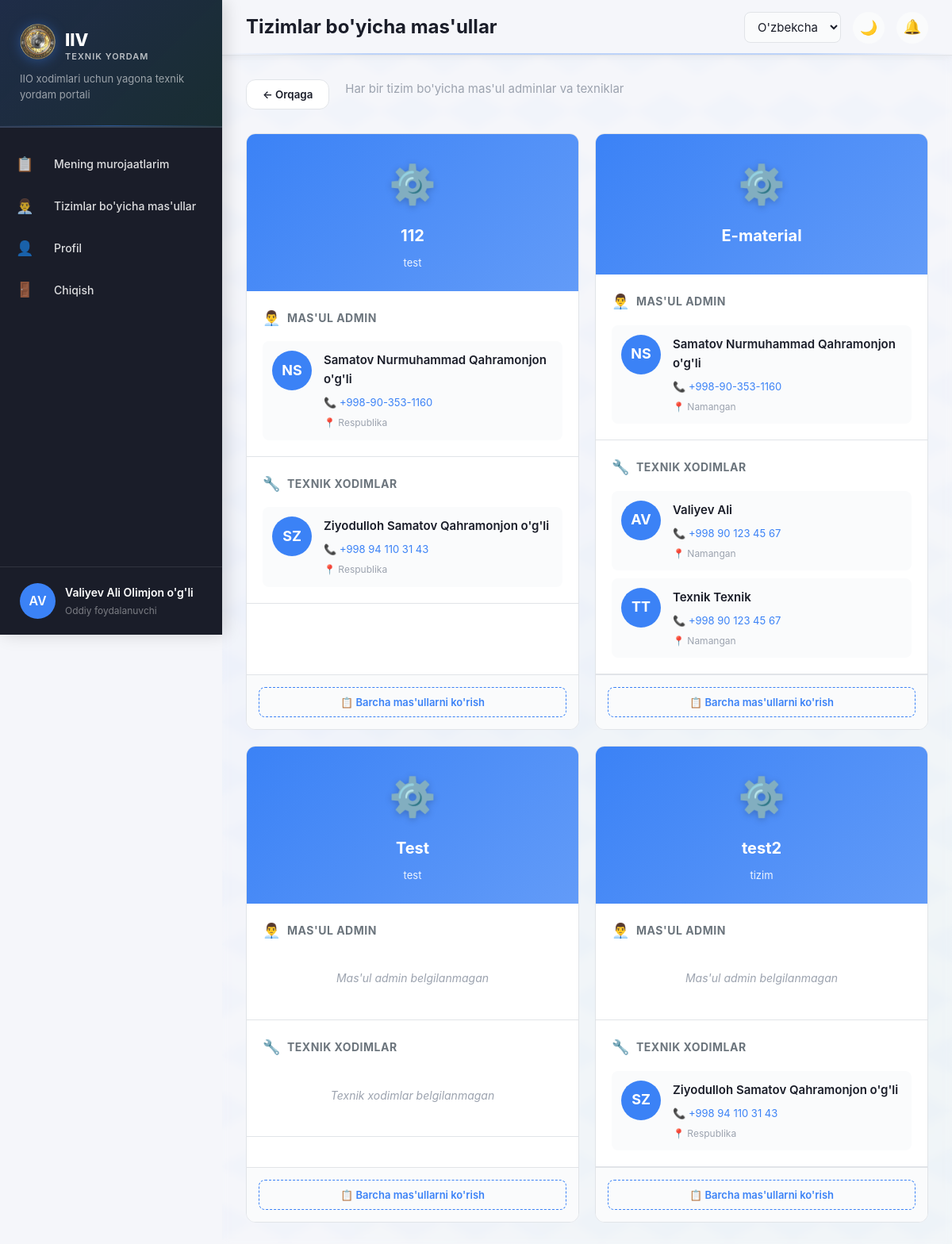
The app's page /tickets/system-responsibles/ (signed in) with its own data.
### accounts/models.py (models this page shows, shortened)
class User(AbstractUser):
    ROLE_CHOICES = [
        ('user', _('Oddiy foydalanuvchi')),
        ('technician', _('Texnik xodim')),
        ('admin', _('Admin')),
        ('superadmin', _('Bosh admin')),
    ]
    LANGUAGE_CHOICES = [
        ('uz', _("O'zbekcha (Lotin)")),
        ('uz-cy', _("Ўзбекча (Кирилл)")),
        ('ru', _('Русский')),
    ]
    last_name = models.CharField(max_length=150, verbose_name=_("Familiya"))
    first_name = models.CharField(max_length=150, verbose_name=_("Ism"))
    middle_name = models.CharField(max_length=150, blank=True, verbose_name=_("Sharif"))
    region = models.ForeignKey(
        Region,
        on_delete=models.SET_NULL,
        null=True,
        blank=True,
        verbose_name=_("Viloyat")
    )
    department = models.ForeignKey(
        Department,
        on_delete=models.SET_NULL,
        null=True,
        blank=True,
        verbose_name=_("Hududiy bo'lim")
    )
    position = models.CharField(max_length=200, blank=True, verbose_name=_("Lavozim"))
    phone = models.CharField(max_length=20, blank=True, verbose_name=_("Telefon"))
    role = models.CharField(
        max_length=20,
        choices=ROLE_CHOICES,
        default='user',
        verbose_name=_("Rol")
    )
    language = models.CharField(
        max_length=10,
        choices=LANGUAGE_CHOICES,
        default='uz',
        verbose_name=_("Til")
    )
    avatar = models.ImageField(
        upload_to='avatars/',
        blank=True,
        null=True,
        verbose_name=_("Avatar")
    )
    is_active = models.BooleanField(default=True, verbose_name=_("Aktiv"))
    created_at = models.DateTimeField(auto_now_add=True, verbose_name=_("Yaratilgan"))
    updated_at = models.DateTimeField(auto_now=True, verbose_name=_("O'zgartirilgan"))
    class Meta:
        verbose_name = _("Foydalanuvchi")
        verbose_name_plural = _("Foydalanuvchilar")
        ordering = ['-created_at']
    def get_full_name(self):
        parts = [self.last_name, self.first_name]
        if self.middle_name:
            parts.append(self.middle_name)
        return ' '.join(parts)
    def is_technician(self):
        return self.role == 'technician'
    def is_admin(self):
        return self.role in ['admin', 'superadmin']
    def is_superadmin(self):
        return self.role == 'superadmin'

class Region(models.Model):
    name = models.CharField(max_length=100, verbose_name=_("Viloyat nomi"))
    code = models.CharField(max_length=10, unique=True, verbose_name=_("Kod"))
    is_active = models.BooleanField(default=True, verbose_name=_("Faol"))
    class Meta:
        verbose_name = _("Viloyat")
        verbose_name_plural = _("Viloyatlar")
        ordering = ['name']

### systems/models.py (models this page shows, shortened)
class System(models.Model):
    name = models.CharField(max_length=200, unique=True, verbose_name=_("Tizim nomi"))
    description = models.TextField(blank=True, verbose_name=_("Ta'rif"))
    is_active = models.BooleanField(default=True, verbose_name=_("Faol"))
    created_at = models.DateTimeField(auto_now_add=True, verbose_name=_("Yaratilgan"))
    class Meta:
        verbose_name = _("Tizim")
        verbose_name_plural = _("Tizimlar")
        ordering = ['name']

class SystemResponsible(models.Model):
    ROLE_CHOICES = [
        ('admin', _('Admin')),
        ('technician', _('Texnik xodim')),
    ]
    system = models.ForeignKey(
        System,
        on_delete=models.CASCADE,
        related_name='responsibles',
        verbose_name=_("Tizim")
    )
    user = models.ForeignKey(
        User,
        on_delete=models.CASCADE,
        related_name='system_responsibilities',
        verbose_name=_("Xodim")
    )
    role_in_system = models.CharField(
        max_length=20,
        choices=ROLE_CHOICES,
        verbose_name=_("Rol")
    )
    region = models.ForeignKey(
        Region,
        on_delete=models.CASCADE,
        null=True,
        blank=True,
        related_name='system_responsibles',
        verbose_name=_("Viloyat"),
        help_text=_("Agar bo'sh bo'lsa - respublika miqyosida mas'ul")
    )
    is_default = models.BooleanField(
        default=False,
        verbose_name=_("Asosiy mas'ul"),
        help_text=_("Region bo'sh va is_default=True bo'lsa - respublika mas'uli")
    )
    created_at = models.DateTimeField(auto_now_add=True, verbose_name=_("Yaratilgan"))
    class Meta:
        verbose_name = _("Tizim mas'uli")
        verbose_name_plural = _("Tizim mas'ullari")
        unique_together = [['system', 'user', 'region']]
        ordering = ['system', 'region']

### tickets/views.py (the view)
# urls.py: path('system-responsibles/', views.system_responsibles_view, name='system_responsibles'),
@login_required
def system_responsibles_view(request):
    user_region = request.user.region
    systems = System.objects.filter(is_active=True)
    responsibles_data = []
    for system in systems:
        admin = SystemResponsible.objects.filter(
            system=system,
            region=user_region,
            role_in_system='admin'
        ).first()
        if not admin:
            admin = SystemResponsible.objects.filter(
                system=system,
                region__isnull=True,
                is_default=True,
                role_in_system='admin'
            ).first()
        technicians = SystemResponsible.objects.filter(
            system=system,
            region=user_region,
            role_in_system='technician'
        )
        if not technicians.exists():
            technicians = SystemResponsible.objects.filter(
                system=system,
                region__isnull=True,
                is_default=True,
                role_in_system='technician'
            )
        responsibles_data.append({
            'system': system,
            'admin': admin,
            'technicians': technicians,
        })
    context = {
        'responsibles_data': responsibles_data,
    }
    return render(request, 'tickets/system_responsibles.html', context)

### templates/tickets/system_responsibles.html (shortened to what this page needs)
{% extends 'base.html' %}
{% load static %}
{% load i18n %}
{% block page_title %}{% trans "Tizimlar bo'yicha mas'ullar" %}{% endblock %}
{% block content %}
<div class="page-header-with-back">
    <button class="btn-back" onclick="history.back()">
        ← {% trans "Orqaga" %}
    </button>
    <div>
        <p class="text-muted">{% trans "Har bir tizim bo'yicha mas'ul adminlar va texniklar" %}</p>
    </div>
</div>
<div class="systems-grid">
    {% for item in responsibles_data %}
    <div class="system-card">
        <div class="system-header">
            <div class="system-icon">⚙️</div>
            <h3 class="system-name">{{ item.system.name }}</h3>
            {% if item.system.description %}
            <p class="system-description">{{ item.system.description|truncatewords:10 }}</p>
            {% endif %}
        </div>
        <div class="responsible-section">
            <div class="section-title">
                <span class="icon">👨‍💼</span>
                <span>{% trans "Mas'ul Admin" %}</span>
            </div>
            {% if item.admin %}
            <div class="person-card">
                <div class="person-avatar">
                    {% if item.admin.user.photo %}
                        <img src="{{ item.admin.user.photo.url }}" alt="{{ item.admin.user.get_full_name }}">
                    {% else %}
                        <div class="avatar-placeholder">
                            {{ item.admin.user.first_name|first }}{{ item.admin.user.last_name|first }}
                        </div>
                    {% endif %}
                </div>
                <div class="person-info">
                    <div class="person-name">{{ item.admin.user.get_full_name }}</div>
                    <div class="person-contact">
                        {% if item.admin.user.phone %}
                        <a href="tel:{{ item.admin.user.phone }}" class="contact-link">
                            📞 {{ item.admin.user.phone }}
                        </a>
                        {% endif %}
                    </div>
                    <div class="person-region">
                        {% if item.admin.region %}
                            📍 {{ item.admin.region.name }}
                        {% else %}
                            📍 {% trans "Respublika" %}
                        {% endif %}
                    </div>
                </div>
            </div>
            {% else %}
            <div class="no-responsible">
                <p>{% trans "Mas'ul admin belgilanmagan" %}</p>
            </div>
            {% endif %}
        </div>
        <div class="responsible-section">
            <div class="section-title">
                <span class="icon">🔧</span>
                <span>{% trans "Texnik xodimlar" %}</span>
            </div>
            {% if item.technicians %}
                {% for tech in item.technicians %}
                <div class="person-card">
                    <div class="person-avatar">
                        {% if tech.user.photo %}
                            <img src="{{ tech.user.photo.url }}" alt="{{ tech.user.get_full_name }}">
                        {% else %}
                            <div class="avatar-placeholder">
                                {{ tech.user.first_name|first }}{{ tech.user.last_name|first }}
                            </div>
                        {% endif %}
                    </div>
                    <div class="person-info">
                        <div class="person-name">{{ tech.user.get_full_name }}</div>
                        <div class="person-contact">
                            {% if tech.user.phone %}
                            <a href="tel:{{ tech.user.phone }}" class="contact-link">
                                📞 {{ tech.user.phone }}
                            </a>
                            {% endif %}
                        </div>
                        <div class="person-region">
                            {% if tech.region %}
                                📍 {{ tech.region.name }}
                            {% else %}
                                📍 {% trans "Respublika" %}
                            {% endif %}
                        </div>
                    </div>
                </div>
                {% endfor %}
            {% else %}
            <div class="no-responsible">
                <p>{% trans "Texnik xodimlar belgilanmagan" %}</p>
            </div>
            {% endif %}
        </div>
        <div class="card-footer-action">
            <button class="btn-view-all" onclick="openResponsibleModal('{{ item.system.id }}')">
                📋 {% trans "Barcha mas'ullarni ko'rish" %}
            </button>
        </div>
    </div>
    {% empty %}
    <div class="empty-state">
        <div class="empty-icon">⚙️</div>
        <h3>{% trans "Tizimlar topilmadi" %}</h3>
        <p>{% trans "Hozircha faol tizimlar yo'q" %}</p>
    </div>
    {% endfor %}
</div>
{% endblock %}

### templates/base.html (shortened to what this page needs)
{% load static %}
{% load i18n %}
<!DOCTYPE html>
<html lang="{{ LANGUAGE_CODE }}">
<head>
    <link rel="stylesheet" href="{% static 'css/style.css' %}">
    <link rel="stylesheet" href="{% static 'css/components.css' %}">
</head>
<body data-theme="light">
    <aside class="sidebar">
        <div class="sidebar-header">
            <div class="logo" style="display: flex; align-items: center; gap: 12px;">
                <img src="{% static 'images/logo1.png' %}" alt="IIV Logo" style="width: 45px; height: 45px; object-fit: contain;">
                <div class="logo-text" style="display: flex; flex-direction: column; gap: 2px;">
                    <h1 style="font-size: 22px; font-weight: 800; margin: 0; color: #ffffff; line-height: 1;">IIV</h1>
                    <span style="font-size: 11px; color: rgba(255,255,255,0.7); text-transform: uppercase; letter-spacing: 1px; font-weight: 600;">Texnik Yordam</span>
                </div>
            </div>
            <p class="sidebar-tagline">{% trans "IIO xodimlari uchun yagona texnik yordam portali" %}</p>
        </div>
        <nav class="sidebar-nav">
            {% block sidebar_menu %}
            {% if user.is_authenticated %}
                {% if user.is_admin %}
                    <a href="{% url 'tickets:admin_dashboard' %}" class="nav-item">
                        <span class="icon">📊</span>
                        <span>{% trans "Dashboard" %}</span>
                    </a>
                    <!-- <a href="{% url 'tickets:admin_dashboard' %}" class="nav-item">
                        <span class="icon">📋</span>
                        <span>{% trans "Barcha murojaatlar" %}</span>
                    </a> -->
                    <a href="{% url 'tickets:users_list' %}" class="nav-item">
                        <span class="icon">👥</span>
                        <span>{% trans "Tizimlar bo'yicha masullar" %}</span>
                    </a>
                    <a href="{% url 'reports:dashboard' %}"
                           class="nav-item {% if 'reports' in request.path %}active{% endif %}">
                            <span class="icon">📈</span>
                            <span>{% trans "Hisobotlar" %}</span>
                    </a>
                {% else %}
                    <a href="{% url 'tickets:dashboard' %}" class="nav-item">
                        <span class="icon">📋</span>
                        <span>{% trans "Mening murojaatlarim" %}</span>
                    </a>
                    <a href="{% url 'tickets:system_responsibles' %}" class="nav-item">
                        <span class="icon">👨‍💼</span>
                        <span>{% trans "Tizimlar bo'yicha mas'ullar" %}</span>
                    </a>
                {% endif %}
                <a href="{% url 'accounts:profile' %}" class="nav-item">
                    <span class="icon">👤</span>
                    <span>{% trans "Profil" %}</span>
                </a>
                <a href="{% url 'accounts:logout' %}" class="nav-item">
                    <span class="icon">🚪</span>
                    <span>{% trans "Chiqish" %}</span>
                </a>
            {% endif %}
            {% endblock %}
        </nav>
        {% if user.is_authenticated %}
        <div class="sidebar-footer">
            <div class="user-info">
                {% if user.photo %}
                    <img src="{{ user.photo.url }}" alt="Avatar" class="user-avatar">
                {% else %}
                    <div class="user-avatar-placeholder">{{ user.first_name.0 }}{{ user.last_name.0 }}</div>
                {% endif %}
                <div class="user-details">
                    <div class="user-name">{{ user.get_full_name }}</div>
                    <div class="user-role">{{ user.get_role_display }}</div>
                </div>
            </div>
        </div>
        {% endif %}
    </aside>
    <main class="main-content">
        <header class="topbar">
            <div class="topbar-left">
                <h1 class="page-title">{% block page_title %}{% trans "Dashboard" %}{% endblock %}</h1>
            </div>
            <div class="topbar-right">
                <div class="language-selector">
                    <form method="post" action="{% url 'set_language' %}" id="languageForm">
                        <select name="language" onchange="this.form.submit()" class="language-select">
                            <option value="uz" {% if request.LANGUAGE_CODE == 'uz' %}selected{% endif %}>O'zbekcha</option>
                        </select>
                    </form>
                </div>
                <button class="theme-toggle" id="themeToggle" onclick="toggleTheme()">
                    <span class="theme-icon">🌙</span>
                </button>
                {% if user.is_authenticated %}
                <div class="notifications-bell" onclick="toggleNotifications()">
                    <span class="bell-icon">🔔</span>
                </div>
                {% endif %}
            </div>
        </header>
        <div class="content-wrapper">
            {% block content %}{% endblock %}
        </div>
    </main>
</body>
</html>

### records on screen
User: first_name.0 "A", last_name.0 "V", get_full_name "Valiyev Ali Olimjon o'g'li", role "Oddiy foydalanuvchi"
System: system.name "112", system.description "test", admin.user.first_name|first "N", admin.user.last_name|first "S", admin.user.get_full_name "Samatov Nurmuhammad Qahramonjon o'g'li", admin.user.phone "+998-90-353-1160"
SystemResponsible: user.first_name|first "S", user.last_name|first "Z", user.get_full_name "Ziyodulloh Samatov Qahramonjon o'g'li", user.phone "+998 94 110 31 43"
System: system.name "E-material", admin.user.first_name|first "N", admin.user.last_name|first "S", admin.user.get_full_name "Samatov Nurmuhammad Qahramonjon o'g'li", admin.user.phone "+998-90-353-1160", admin.region.name "Namangan"
SystemResponsible: user.first_name|first "A", user.last_name|first "V", user.get_full_name "Valiyev Ali", user.phone "+998 90 123 45 67", region.name "Namangan"
SystemResponsible: user.first_name|first "T", user.last_name|first "T", user.get_full_name "Texnik Texnik", user.phone "+998 90 123 45 67", region.name "Namangan"
System: system.name "Test", system.description "test"
System: system.name "test2", system.description "tizim"
SystemResponsible: user.first_name|first "S", user.last_name|first "Z", user.get_full_name "Ziyodulloh Samatov Qahramonjon o'g'li", user.phone "+998 94 110 31 43"
